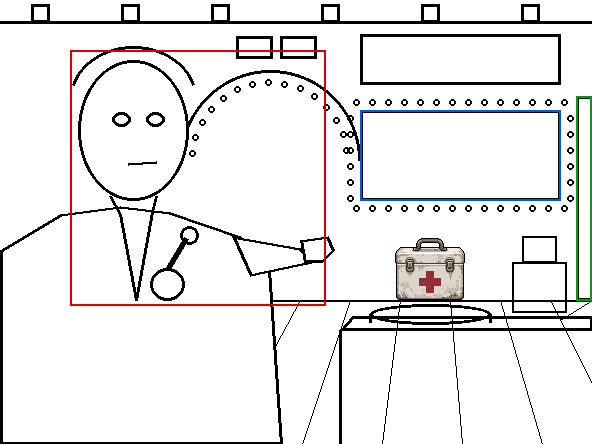
#> input picture game-src/art/pixellab-test-20261028/homeshop/ref_v11_check.png, 592 x 444 px, given in place of medical_001.webp, which was not available
$ python sketch_ds_studio_v10.py
#> lines starting #> are read from the running program, lines starting #| are printed output that depends on the picture; after the words box and inside, x2 and y2 are one past the last pixel; in counts of white or black regions, pixels touching at a corner belong together
"""망상홈쇼핑 장면 구도 선 v10 592×444(11-09). v8 움직이는 칸 그대로 + 깊이(사용자 「스테이지가 너무 입체감 없다」).
소실점 (296,150), 카메라 눈높이보다 살짝 위(약 10도). 겹: 앞(무대 턱·단상·테이블) → 가운데(진행자·우체통) → 뒤(세트 판) → 더 뒤(벽에 들어간 큰 화면·트러스).
무대 턱 앞면(y 404~444)에 바닥 조명 줄. 움직이는 칸: 진행자 40~296×60~316, 큰 화면 350~574×128~218, 채팅 4~36×60~240."""
from PIL import Image, ImageDraw
W,H=592,444; im=Image.new('RGB',(W,H),'white'); d=ImageDraw.Draw(im); C='black'; w=3
#> after `im = Image.new('RGB', (W, H), 'white')`: im: PIL image 592x444 RGB; every value is 255
VX,VY=296,150
def to_vp(x,y,t):  # (x,y)에서 소실점 쪽으로 t만큼
    return (x+(VX-x)*t, y+(VY-y)*t)
bulb=lambda x,y: d.ellipse([x-3,y-3,x+3,y+3],outline=C,width=2)
# 트러스: 앞 막대와 뒤 막대(원근), 사이 사선
d.line([0,24,W,24],fill=C,width=w); d.line([40,40,552,40],fill=C,width=2)
for x in range(0,W,48): d.line([x,24,*to_vp(x,24,0.12)],fill=C,width=1)
for x in (60,150,240,350,450,540):
    d.rectangle([x-9,6,x+9,24],outline=C,width=w)
    pass   # 빛줄기 없음: 꺼진 등으로 그리고 켜는 건 코드(v9 빛줄기 견본)
# 뒷벽 바닥선(무대 뒤 끝) y 330, 양옆은 소실점 쪽으로 꺾인 세트 판
d.line([40,330,552,330],fill=C,width=w)
d.line([0,350,40,330],fill=C,width=w); d.line([592,350,552,330],fill=C,width=w)   # 양옆 바닥 모서리
d.line([40,44,40,330],fill=C,width=2); d.line([552,44,552,330],fill=C,width=2)      # 뒷벽 양 끝 모서리(옆 판이 앞으로 꺾여 나옴)
# 세트 아치 전구
d.line([48,44,300,44],fill=C,width=w); [bulb(x,52) for x in range(56,300,16)]
d.rectangle([308,40,340,62],outline=C,width=w); d.rectangle([308,68,340,90],outline=C,width=w)   # 큐 조명
d.rectangle([350,40,574,92],outline=C,width=w)                                                   # 전광판
# 큰 화면: 벽 안으로 들어간 자리(안쪽 모서리를 소실점 쪽으로)
d.rectangle([350,128,574,218],outline=C,width=w)
for (x,y) in ((350,128),(574,128),(350,218),(574,218)): d.line([x,y,*to_vp(x,y,0.05)],fill=C,width=1)
for x in range(346,580,16): bulb(x,120); bulb(x,226)
for y in range(136,218,16): bulb(342,y); bulb(582,y)
# 채팅 모니터(트러스에 매달려 정면)
d.line([20,24,20,60],fill=C,width=2); d.rectangle([4,60,36,240],outline=C,width=w); [d.line([8,y,32,y],fill=C,width=1) for y in range(70,236,10)]
# 무대 바닥: 소실점으로 모이는 줄 + 무대 턱
d.line([0,404,W,404],fill=C,width=w)                                   # 무대 앞 모서리
for x in range(-200,W+200,60):
    t=(404-330)/(404-VY); x2=x+(VX-x)*t
    d.line([x,404,x2,330],fill=C,width=1)
for x in range(4,W,37): d.rectangle([x,412,x+29,436],outline=C,width=2)   # 턱 앞면 바닥 조명 줄
# 선물·택배 상자(왼쪽 앞 무대 위)
d.rectangle([4,262,36,296],outline=C,width=2); d.rectangle([8,240,34,262],outline=C,width=2)
# 진행자: 실제 어른 비율(사용자 11-09 「가분수·머리 크다」). 머리 50×66(꼭대기 y 70), 턱~단상 윗면 = 머리 높이 2.5배, 어깨 폭 ≈ 머리 폭 3배
d.ellipse([143,70,193,136],outline=C,width=w); d.arc([139,64,197,110],190,350,fill=C,width=w)
d.ellipse([153,94,163,104],outline=C,width=w); d.ellipse([173,94,183,104],outline=C,width=w); d.line([160,120,176,120],fill=C,width=w)
d.line([159,134,159,150],fill=C,width=w); d.line([177,134,177,150],fill=C,width=w)
d.line([84,300,92,176,159,150,177,150,244,176,252,300],fill=C,width=w); d.line([159,150,168,236,177,150],fill=C,width=w)
# 단상: 앞면 + 윗면(소실점 쪽으로) + 오른쪽 옆면
d.rectangle([50,304,250,400],fill='white',outline=C,width=w)
tl,tr=to_vp(50,304,0.08),to_vp(250,304,0.08); d.polygon([(50,304),(250,304),tr,tl],fill='white',outline=C)
br=to_vp(250,400,0.08); d.polygon([(250,304),tr,br,(250,400)],fill='white',outline=C)
d.ellipse([104,290,140,308],outline=C,width=w); d.ellipse([196,290,232,308],outline=C,width=w)
# 우체통 뺌(사용자 11-09: 건물주 물건, 방송 화면에 안 맞음)
# 시연 테이블: 앞면 + 윗면 + 왼쪽 옆면
d.rectangle([360,330,580,400],fill='white',outline=C,width=w)
tl,tr=to_vp(360,330,0.12),to_vp(580,330,0.12); d.polygon([(360,330),(580,330),tr,tl],fill='white',outline=C)
bl=to_vp(360,400,0.12); d.polygon([(360,330),tl,bl,(360,400)],fill='white',outline=C)
d.ellipse([410,306,530,324],outline=C,width=w); d.line([410,315,410,322],fill=C,width=w); d.line([530,315,530,322],fill=C,width=w)   # 회전 받침
im.save('ref_v10_1_layout.png')
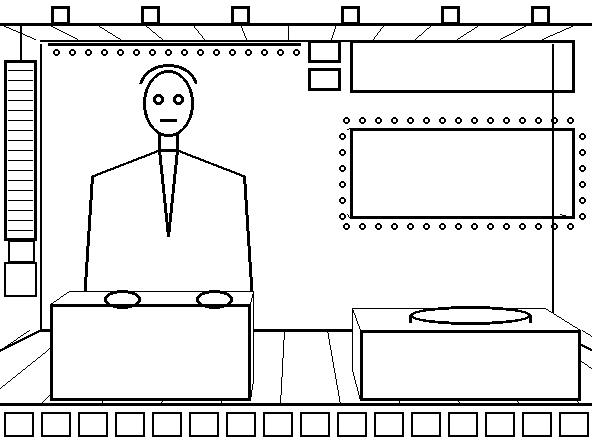
#> saved as ref_v10_1_layout.png: PIL image 592x444 RGB; 89.9% white; 97 black regions (1 under 20 px), largest, box (x1, y1, x2, y2) and area: (0, 6, 592, 406) 19813, (48, 43, 301, 46) 759, (308, 68, 341, 91) 300
ck=im.convert('RGBA'); dd=ImageDraw.Draw(ck)
for b,c in (((40,60,295,315),(220,0,0,255)),((350,128,574,218),(0,90,220,255)),((4,60,36,240),(0,160,0,255))): dd.rectangle(b,outline=c,width=2)
ic=Image.open('/home/user/goei-plugin/game-src/items/icons/medical_001.webp').convert('RGBA'); ck.alpha_composite(ic,(428,314-85)); ck.save('ref_v10_check.png')
#> further down, ic is the input picture: PIL image 592x444 RGBA; mean R, G, B, A 234, 233, 232.9, 255
#> after `ck.alpha_composite(ic, (428, 314 - 85))`:
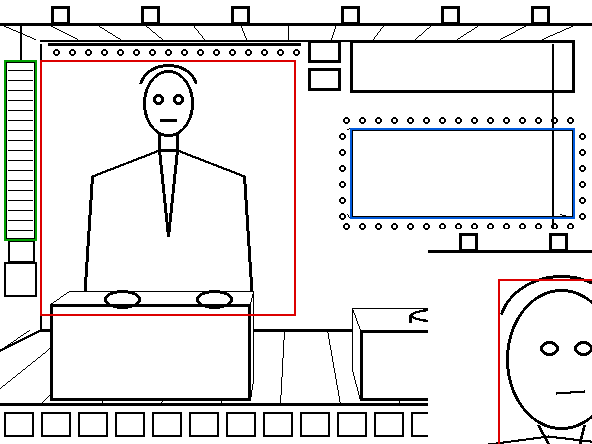
#> ck: PIL image 592x444 RGBA; mean R, G, B, A 230.3, 229.2, 229.3, 255

$ run again, on game-src/art/pixellab-test-20261028/homeshop/ref_v13_check.png
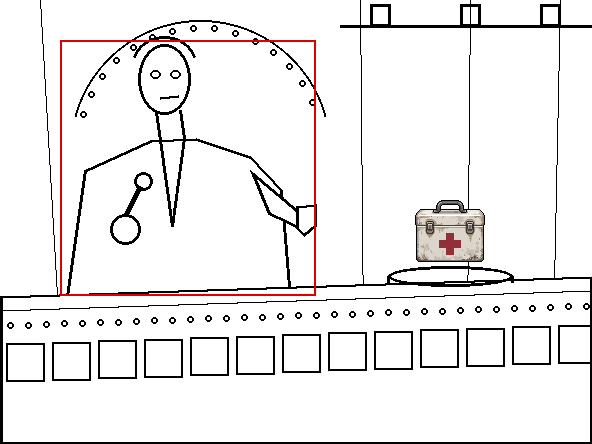
#> input picture game-src/art/pixellab-test-20261028/homeshop/ref_v13_check.png, 592 x 444 px, given in place of medical_001.webp, which was not available
#> im: PIL image 592x444 RGB; every value is 255
#> ic is the input picture: PIL image 592x444 RGBA; mean R, G, B, A 238, 236.1, 236, 255
#> `ck.alpha_composite(ic, (428, 314 - 85))`:
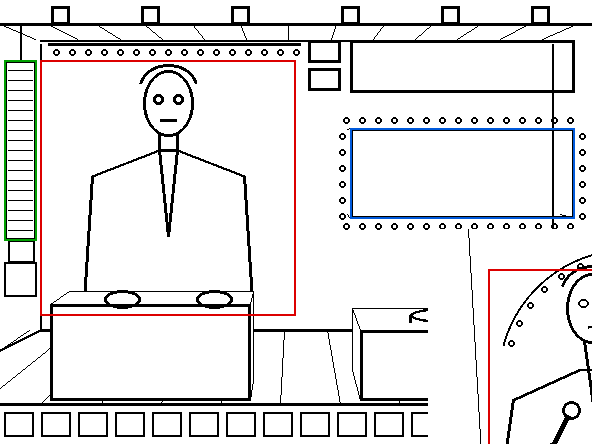
#> ck: PIL image 592x444 RGBA; mean R, G, B, A 231, 229.7, 229.9, 255

$ run again, on game-src/art/pixellab-test-20261028/homeshop/ref_v7_check.png
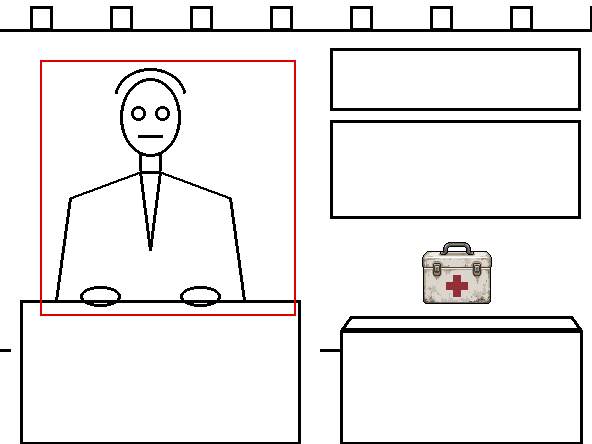
#> input picture game-src/art/pixellab-test-20261028/homeshop/ref_v7_check.png, 592 x 444 px, given in place of medical_001.webp, which was not available
#> im: PIL image 592x444 RGB; every value is 255
#> ic is the input picture: PIL image 592x444 RGBA; mean R, G, B, A 238.2, 236.4, 236.2, 255
#> `ck.alpha_composite(ic, (428, 314 - 85))`:
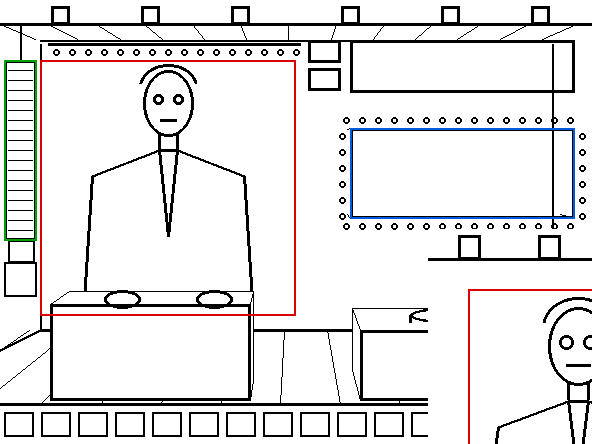
#> ck: PIL image 592x444 RGBA; mean R, G, B, A 230.5, 229.2, 229.3, 255
